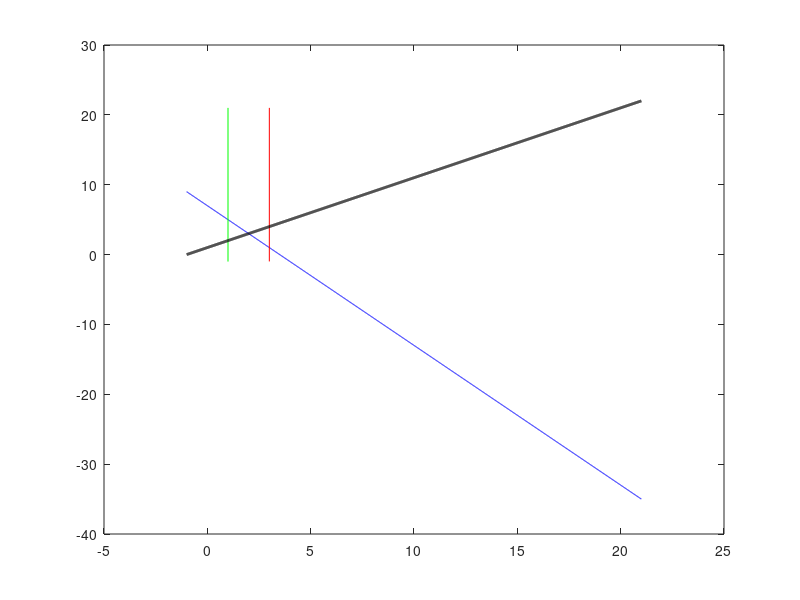

Reproduce this figure in MATLAB. (Note: this script raises an error after producing the figure.)
%% Dualization and Support Vectors

clc
clear
close all

% Establish range for x
x = -1:0.01:21;

% Constraining inequalities
y1 = (-2*x) + 7;
y3 = [x(1) x(end)];
x3 = [1 1];
x4 = [3 3];
y4 = [x(3) x(end)];
y5 = x + 1;
X1 = [0 8 8 15/4 0 0];
X2 = [0 0 1.6 5 5 0];

% Target Function
figure()
plot(x, y1, 'b', x3, y3, 'g', x4, y4,'r', x, y5, 'k', 'LineWidth', 2); 
hold on;

% Area of possible solution
pgon = polyshape([1 1 3 3 2],[2 0 0 1 3]);
plot(pgon)

% Plot properties
legend('2*x1 + x2 = 7', 'x1 = 1', 'x1 = 3','x1 - x2 = -1');
xlabel('x1');
ylabel('x2');
title('Dualization and Support Vectors')
set(gca, 'FontSize', 15);
axis equal;
axis([0 5 0 5]);
xticks(0:20)
yticks(0:20)

saveas(gcf, 'dualization_support_vectors_1.jpg');
saveas(gcf, 'dualization_support_vectors_1.fig');